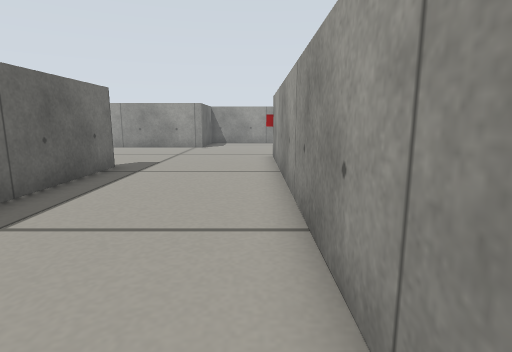
view 1 (above)

16 first-person views from a walk through a Gazebo world. The camera is 0.29 m above the floor, tilts 10° down and sees 80° across. The floor is counted in squares, 0.2 m on a side. Each view is taken from the middle of a square. On the plan, view 1 faces up. The plan holds only what a view shows up to about 14 squares ahead; the rest is blank.

view 2
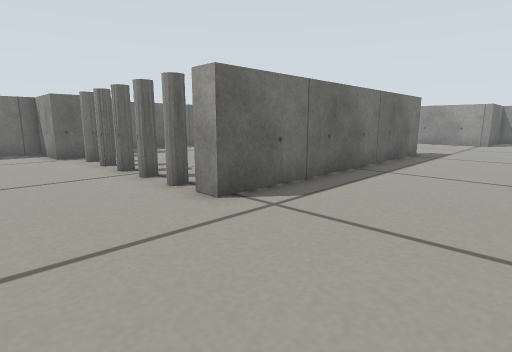

view 3
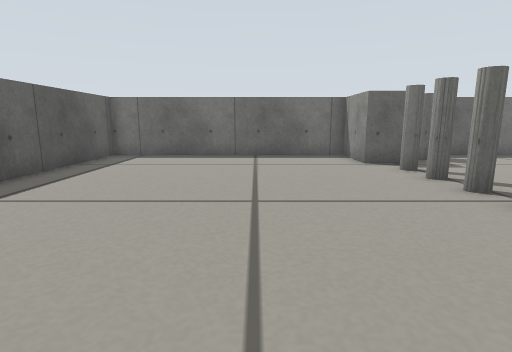

view 4
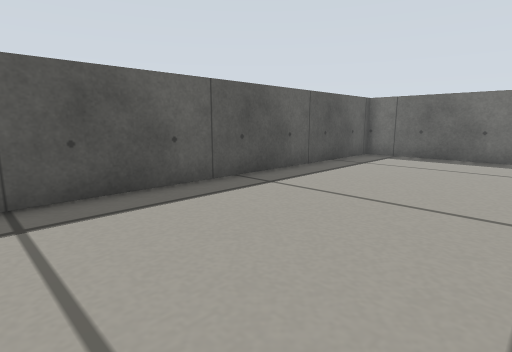

view 5
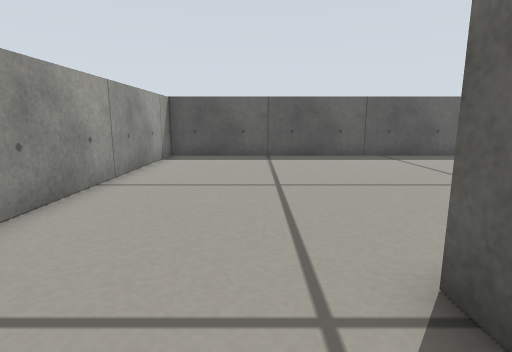

view 6
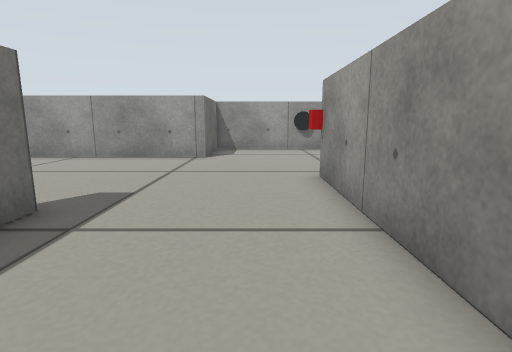

view 7
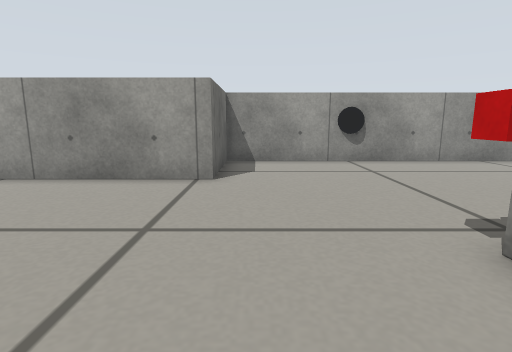

view 8
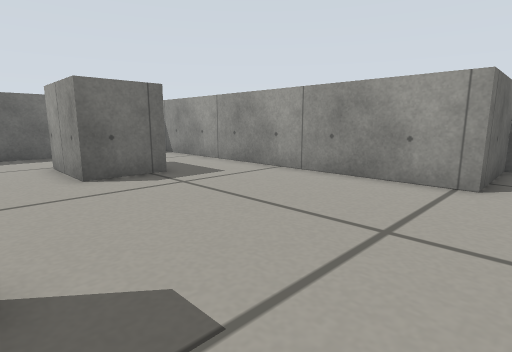

view 9
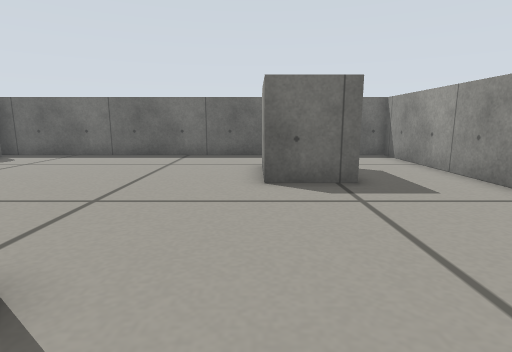

view 10
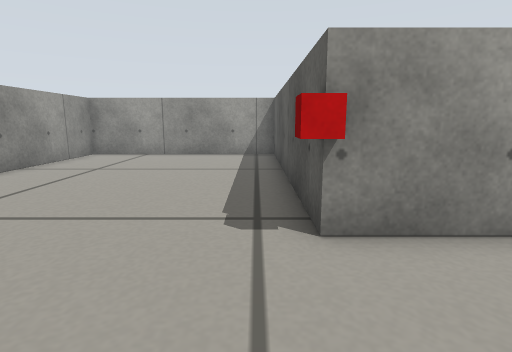

view 11
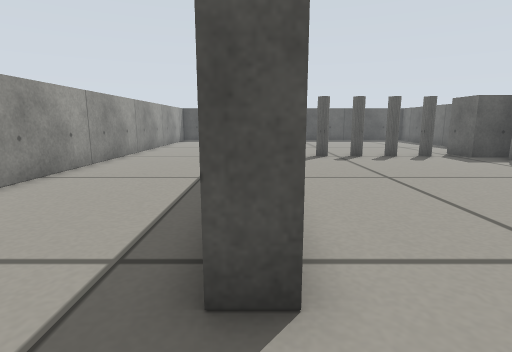

view 12
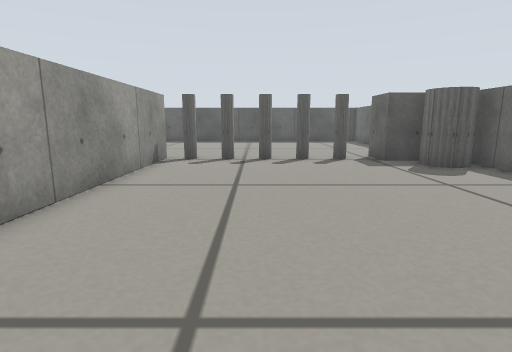

view 13
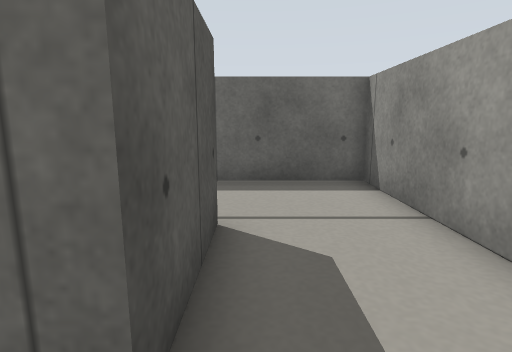

view 14
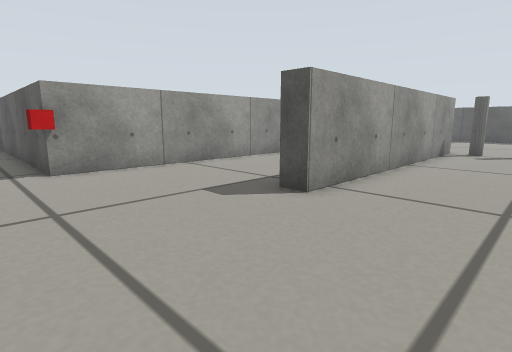

view 15
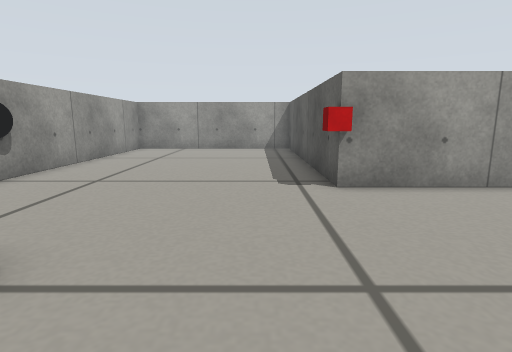

view 16
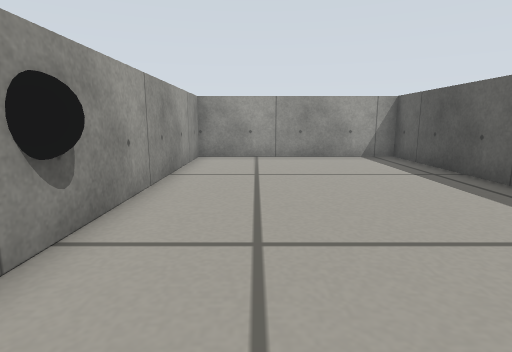

### Floor plan
Points are (right, up) in squares from view 1. A wall is a line through its corners. A room is listed if a view was taken in it or the views show most of it. See-through windows are left out.
Room 1 (views 1, 2, 3, 4, 5, 6, 7, 8, 9, 10, 11, 12, 13, 14, 15, 16)
walls: (-5.4, 9.8) (-4.6, 9.8) (-4.6, -1.4) (-5.4, -1.4) (-5.4, 9.8); (-15.5, -0.5) (-13.9, -0.5) (-13.9, -2.1) (-16.5, -2.1) (-16.5, -12.3) (0.7, -12.3) (0.7, 12.6); (1.4, 13.2) (10.9, 13.2) (10.9, 21.4) (2.4, 21.4); (-13.3, 14.5) (-10.2, 14.5) (-10.2, 12.2) (-13.3, 12.2); (0.5, 21.4) (-3.1, 21.4) (-3.1, 17.7) (-16.5, 17.7) (-16.5, 0.4)
objects: red box (1, 13); black ball (1, 21) to (2, 22)

Where each view was taken, in squares from view 1:
view 1: 0 up, 0 right, facing up
view 2: 5 down, 0 right, facing up-left
view 3: 6 down, 3 left, facing left
view 4: 6 down, 3 left, facing down-left
view 5: 1 up, 3 left, facing down
view 6: 5 up, 1 left, facing up
view 7: 10 up, 2 left, facing up
view 8: 10 up, 2 left, facing up-left
view 9: 12 up, 3 left, facing left
view 10: 14 up, 3 left, facing right
view 11: 12 up, 5 left, facing down
view 12: 11 up, 9 left, facing down
view 13: 15 up, 9 left, facing left
view 14: 15 up, 9 left, facing down-right
view 15: 15 up, 6 left, facing right
view 16: 19 up, 2 left, facing right
